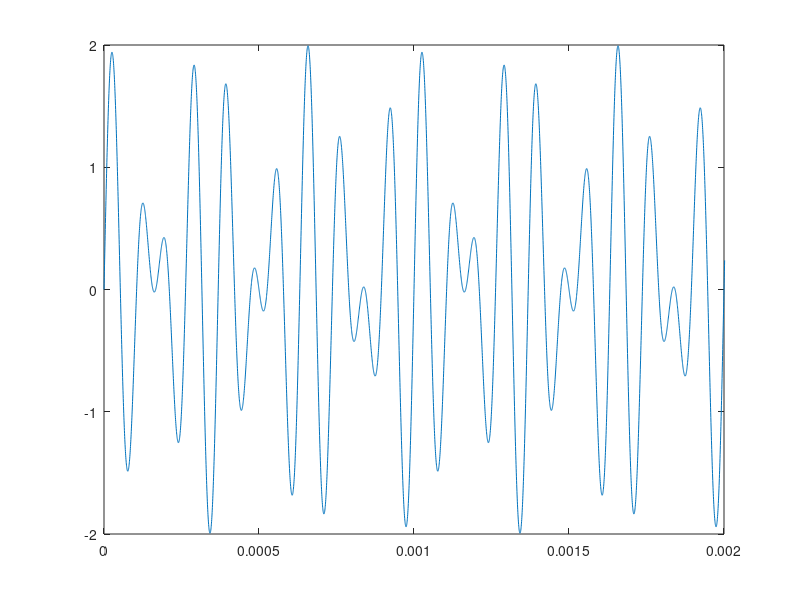

Write the MATLAB code that produced this figure. (Note: a time limit stopped this script after it produced the figure.)
ripplePass = 3; % dB
rippleStop = -72.25; % dB (0.5/2^11 -> dB)
wp = 8000*2*pi; % Extract components 'til 8 kHz
ws = 11000*2*pi; % No components in range 8 - 11 kHz
fs = 24000; % sample freq.

% Calculate order and cutoff angular frequency
[n, Wp] = cheb1ord(wp, ws, ripplePass, rippleStop,'s');

% Coefficients
[numerator, denominator] = cheby1(n, ripplePass, Wp, 's');
% Make it a LTI-system
ct_filter = tf(numerator, denominator);

% Plot magnitude and freq.
% figure('Name', 'Magnitude and frequency of chebyshev I');
% freqs(numerator, denominator)


% continous time
f1 = 8e3;
f2 = 11e3;
t_resolution = 100; % Make it approximately CT

t_end = 0.002;
t = 0:1/(t_resolution*fs):1; % 0.2 förut

ct_signal_wanted = sin(f1*2*pi.*t);
ct_signal_disturbance = sin(f2*2*pi.*t);
ct_signal_in = ct_signal_wanted + ct_signal_disturbance;
figure('Name', 'Input signal');
plot(t, ct_signal_in)
xlim([0, t_end])

% Filter -> LTI system
% ct_filter = zpk(z, p, k);

% Simulate output response of filter
figure('Name', 'Output, wanted and disturbance');
hold on
grid on
output_signal = lsim(ct_filter, ct_signal_in, t);
plot(t, output_signal, 'b');
plot(t, ct_signal_wanted, 'g')
plot(t, ct_signal_disturbance, 'r')
xlim([0, t_end*2])
hold off

% Sampling
% sampled_output = output_signal(1:1/fs:end);
% t_sample = t(1:1/fs:end);
% figure('Name', 'Sampled output signal')
% plot(t_sample, sampled_output)

% Sampling
t_sampled = 0:1/fs:1;
ct_sampled = sin(2*pi*f1.*t_sampled) + sin(2*pi*f2.*t_sampled);

% FFT
N = length(ct_sampled); % Number of samples
X = fft(ct_sampled); % We'll get the N corresponding freq. values
fvector = (0:N-1)/N*fs; % Frequency
disp((N))
figure('Name', 'FFT')
plot(fvector/1e3, abs(X)/max(X)) % Hz -> kHz and normalize amplitude
xlim([0 fs/2e3])
xlabel('Frequency (kHz)')
ylabel('Amplitude')
title('Discrete Fourier Transform')
